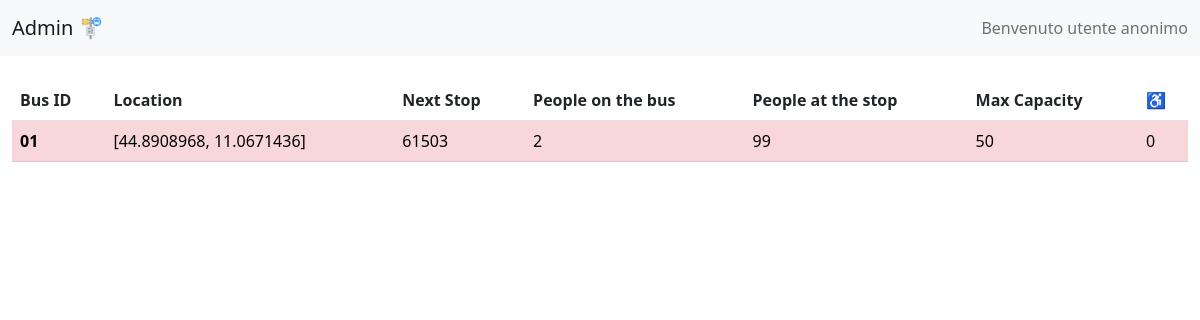
The app's page /bus-admin with its own data.
### models.py (models this page shows, shortened)
class Bus(db.Model):
    __tablename__ = "buses"
    id = db.Column(db.String(10), primary_key=True)
    position = db.Column(db.String(80), unique=False, nullable=False)
    stop_id = db.Column(db.String(50), nullable=True)
    seatsCount = db.Column(db.Integer(), nullable=True)

class Stop(db.Model):
    __tablename__ = "stops"
    id = db.Column(db.String(10), primary_key=True)
    position = db.Column(db.String(80), unique=False, nullable=False)
    name = db.Column(db.String(50), nullable=True)
    people = db.Column(db.Integer(), nullable=True)
    hButton = db.Column(db.Integer(), nullable=True)

### app.py (the view)
@app.route("/bus-admin")
def admin():
    datasetBus=[]
    buses = Bus.query.all()
    for bus in buses:
        stop = Stop.query.filter_by(id = bus.stop_id).first()
        datasetBus.append({
            "id": bus.id,
            "loc": bus.position,
            "seats":int(bus.seatsCount),
            "next": stop.id,
            "hButton": stop.hButton,
            "people": int(stop.people) if stop.people != None else 0,
            "max": 50
        })
    return render_template('back.html', data=datasetBus, name = "Admin")

### app.py (called while the page is built)
@app.before_request
def session_handler():
    session.permanent = True
    app.permanent_session_lifetime = timedelta(minutes=1)

### templates/back.html (shortened to what this page needs)
{% extends 'baseof.html' %} {% block titlepage %}{{name}}{% endblock %}  {% block content %}
<table class="table">
  <thead>
    <tr>
      <th scope="col">Bus ID</th>
      <th scope="col">Location</th>
      <th scope="col">Next Stop</th>
      <th scope="col">People on the bus</th>
      <th scope="col">People at the stop</th>
      <th scope="col">Max Capacity</th>
      <th scope="col">♿️</th>
    </tr>
  </thead>
  <tbody>
    {%for bus in data%}
    <tr {%if bus.seats + bus.people > bus.max %}class="table-danger"{%endif%}</tr>
      <th scope="row">{{bus.id}}</th>
      <td>{{bus.loc}}</td>
      <td>{{bus.next}}</td>
      <td>{{bus.seats}}</td>
      <td>{{bus.people}}</td>
      <td>{{bus.max}}</td>
      <td>{{bus.hButton}}</td>
    </tr>
    {%endfor%}
  </tbody>
</table>
{% endblock %}

### templates/baseof.html (shortened to what this page needs)
<!DOCTYPE html>
<html lang="en">
  <head>
    <link
      href="https://cdn.jsdelivr.net/npm/bootstrap@5.2.3/dist/css/bootstrap.min.css"
      rel="stylesheet"
    />
    <link
      rel="stylesheet"
      href="https://unpkg.com/leaflet@1.9.3/dist/leaflet.css"
    />
    <link
      rel="stylesheet"
      href="{{ url_for('static',filename='/style.css') }}"
    />
  </head>
  <body>
    <section class="content">
      <header>
        <nav class="navbar navbar-expand-lg bg-light">
          <div class="container-fluid">
            <a class="navbar-brand" href="/"
              >{% block titlepage %}{% endblock %} 🚏</a
            >
            <span class="navbar-text">
              {% if current_user.is_authenticated %} Benevenuto {{
              current_user.name }}
              {% else %} Benvenuto utente anonimo
              {% endif %}
            </span>
          </div>
        </nav>
      </header>
      <div class="container-fluid mt-4">{% block content %} {% endblock %}</div>
    </section>
  </body>
</html>

### records on screen
Bus: id "01", loc "[44.8908968, 11.0671436]"
Stop: next "61503"

### other values on screen
{{ name }} "Admin"
{{ bus.seats }} "2"
{{ bus.people }} "99"
{{ bus.max }} "50"
{{ bus.hButton }} "0"
